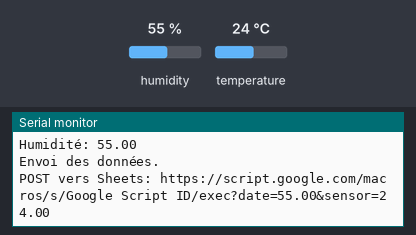
The sketch below on a simulated ESP32. On the bench: the last lines printed to the serial monitor. Inputs (shaded band) come from the test bench; at power-on: humidity 55 %, temperature 24 °C. WiFi joins after 1.5 s; servers stay silent unless stated; uploads are accepted with an empty reply.

Above: at 2.7 s.
2.8 s: humidity set to 22 %
At 3.16 s:
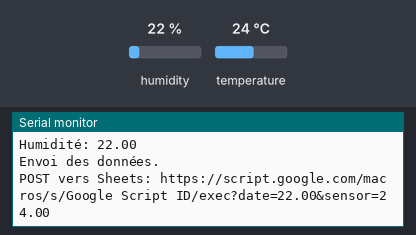
4.3 s: temperature set to 12 °C
At 4.61 s:
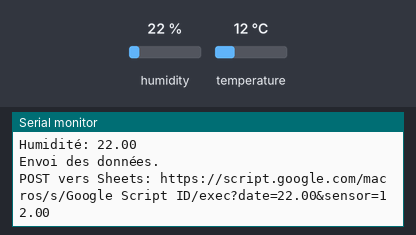
5.8 s: humidity set to 40 %
At 6.07 s:
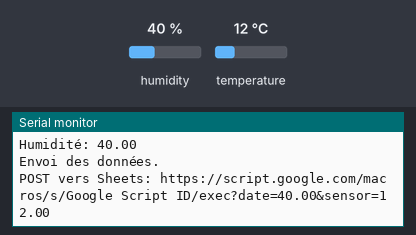
Timing chart, 0 to 8.8 s (numbered marks = the images above; inputs shaded):
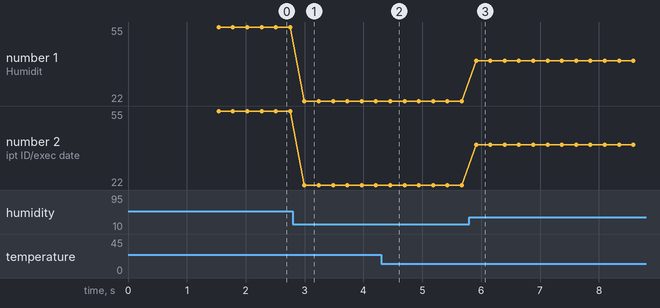

Measured:
- after the input at 2.8 s, the serial monitor: prints a new line after 0.20 s (image 1)
- after the input at 4.3 s, the serial monitor: prints a new line after 0.15 s (image 2)
- after the input at 5.8 s, the serial monitor: prints a new line after 0.11 s (image 3)
- plotted number 1: 55 → 22 after the input at 2.8 s, 22 → 40 after the input at 5.8 s
- plotted number 2: 55 → 22 after the input at 2.8 s, 22 → 40 after the input at 5.8 s

The sketch:

DHT_Unified.ino
```cpp
// -------------------------> librairies
#include <Adafruit_Sensor.h>
#include <DHT.h>
#include <DHT_U.h>
#include <HTTPClient.h>
#include "time.h"
#include "WiFi.h"

// -------------------------> définitions DHT
#define DHTPIN 13
#define DHTTYPE DHT11
DHT_Unified dht(DHTPIN, DHTTYPE);
uint32_t delayMS;

// Google Sheets defs
const long  gmtOffset_sec = 19800;
const int   daylightOffset_sec = 0;
const char* ssid = "COVID19 Test Tower";
const char* password = "91DIVOC";
String GOOGLE_SCRIPT_ID = "Google Script ID";

void setup() {
  Serial.begin(115200);

  // -------------------------> initialise le DHT
  dht.begin();
  Serial.println("Initialisation, un instant...");
  sensor_t sensor;
  delayMS = sensor.min_delay / 1000;

  // -------------------------> connexion au wifi
  Serial.print("Connexion à ");
  Serial.println(ssid);
  WiFi.begin(ssid, password);
  while (WiFi.status() != WL_CONNECTED){
    delay(500);
    Serial.print(".");
  }
}

void loop() {
  // -------------------------> initialise les valeurs
  float temperature = 0;
  float humidite = 0;

  // Delay between measurements.
  delay(delayMS);

  // -------------------------> obtention température
  sensors_event_t event;
  dht.temperature().getEvent(&event);
  if (isnan(event.temperature)) {
    Serial.println("La température ne peut pas être lue!");
  }
  else {
    Serial.print("Température: ");
    Serial.println(event.temperature);
    temperature = event.temperature;
  }

  // -------------------------> obtention humidité
  dht.humidity().getEvent(&event);
  if (isnan(event.relative_humidity)) {
    Serial.println("L'humidité ne peut pas être lue!");
  }
  else {
    Serial.print("Humidité: ");
    Serial.println(event.relative_humidity);
    humidite = event.relative_humidity;
  }

  if(WiFi.status() == WL_CONNECTED){
    // humidite, temperature
    Serial.println("Envoi des données.");
    String urlFinal = "https://script.google.com/macros/s/"+GOOGLE_SCRIPT_ID+"/exec?date="+String(humidite)+"&sensor="+String(temperature);
    Serial.print("POST vers Sheets: ");
    Serial.println(urlFinal);
    // -------------------------> envoi des données
    HTTPClient http;
    http.begin(urlFinal.c_str());
    http.setFollowRedirects(HTTPC_STRICT_FOLLOW_REDIRECTS);
    int httpcode = http.GET();
    Serial.println("HTTP "+httpcode);
    // -------------------------> réponse de google sheets
    String payload;
    if(httpcode > 0){
      payload = http.getString();
      Serial.println("Payload: "+payload);
    }
    // -------------------------> termine la connexion
    http.end();
  } else {
    Serial.println("Non connecté à Internet.");
  }
}
```
